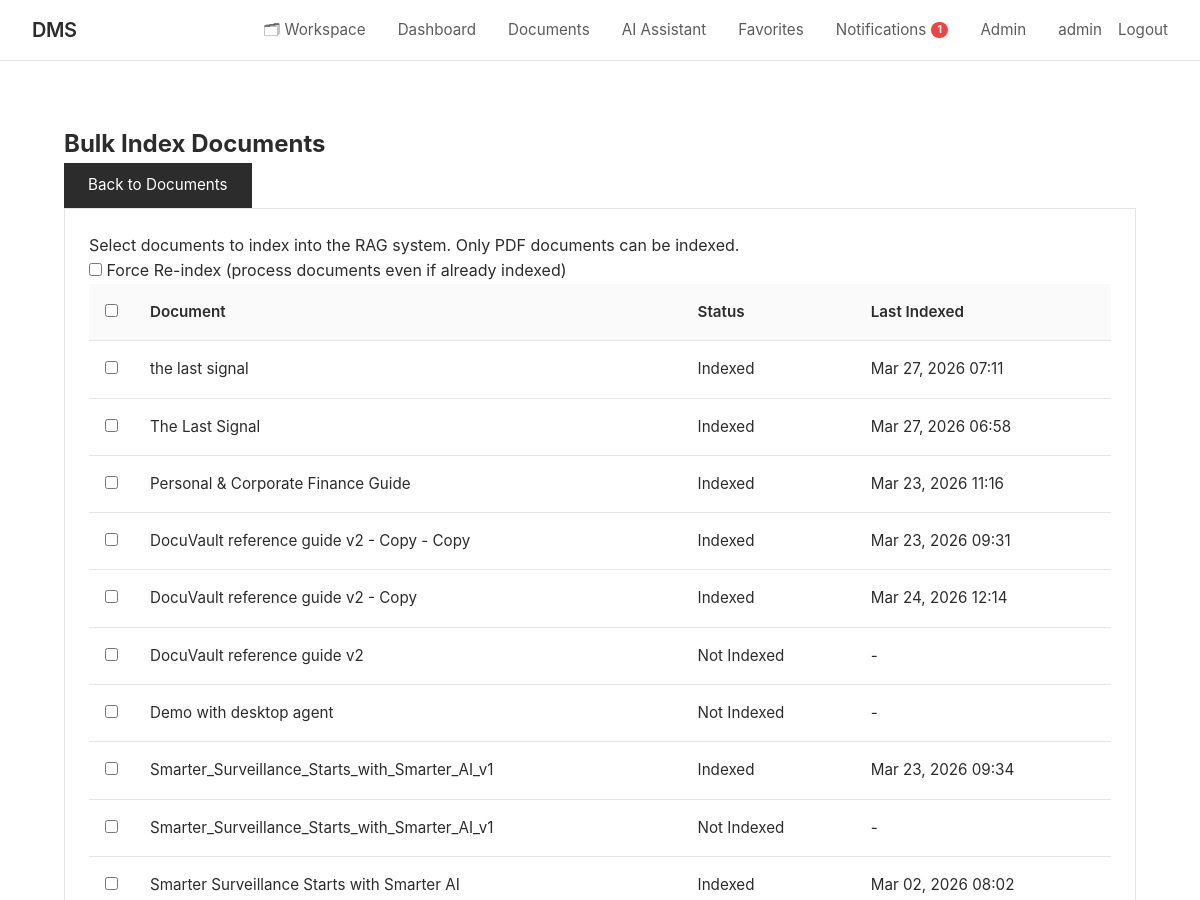
Before: /documents/bulk-index/ (signed in, upper part) with the older database file.
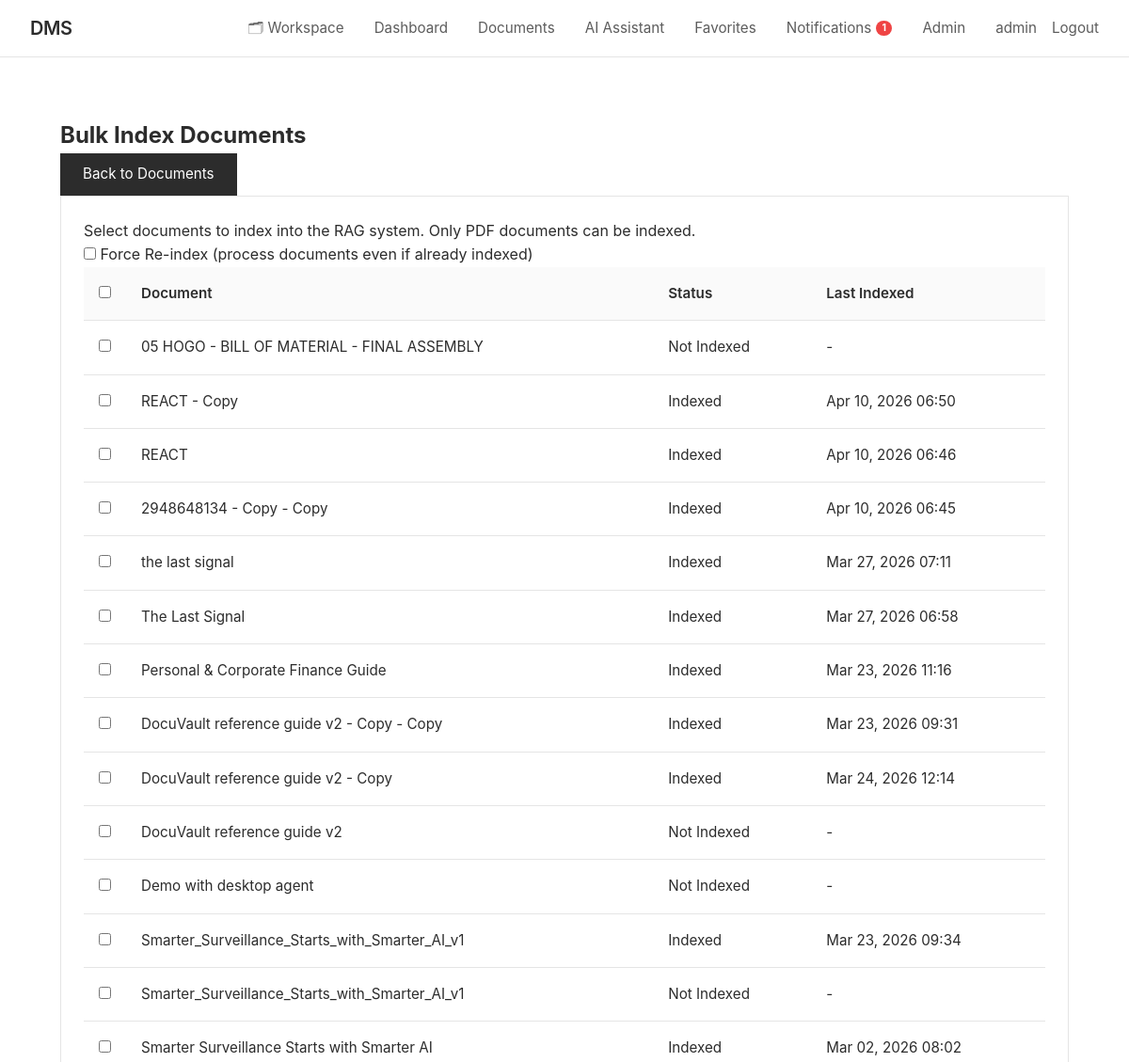
After: the same page with the newer database file.
### documents/models.py (models this page shows, shortened)
class Document(models.Model):
    ACCESS_LEVEL_CHOICES = [
        ('public', 'Public'),
        ('private', 'Private'),
        ('role', 'Role-Based'),
        ('custom', 'Custom Users'),
    ]
    title = models.CharField(max_length=255)
    description = models.TextField(blank=True)
    file = models.FileField(upload_to=document_upload_path)
    file_size = models.BigIntegerField(default=0, help_text="Size in bytes")
    file_type = models.CharField(max_length=100, blank=True)
    owner = models.ForeignKey(User, on_delete=models.CASCADE, related_name='owned_documents')
    access_level = models.CharField(max_length=10, choices=ACCESS_LEVEL_CHOICES, default='private')
    required_role_level = models.IntegerField(
        default=1,
        validators=[MinValueValidator(1), MaxValueValidator(100)],
        help_text="Minimum role level required (for role-based access)"
    )
    category = models.ForeignKey(Category, on_delete=models.SET_NULL, null=True, blank=True, related_name='documents')
    folder   = models.ForeignKey('Folder', on_delete=models.SET_NULL, null=True, blank=True,
                                 related_name='folder_documents')
    tags = models.ManyToManyField(Tag, blank=True, related_name='documents')
    shared_with = models.ManyToManyField(User, blank=True, related_name='shared_documents')
    version = models.IntegerField(default=1)
    is_locked = models.BooleanField(default=False, help_text="Locked documents cannot be edited")
    locked_by = models.ForeignKey(User, on_delete=models.SET_NULL, null=True, blank=True, related_name='locked_documents')
    views_count = models.IntegerField(default=0)
    downloads_count = models.IntegerField(default=0)
    created_at = models.DateTimeField(auto_now_add=True)
    updated_at = models.DateTimeField(auto_now=True)
    allow_comments = models.BooleanField(default=True)
    allow_download = models.BooleanField(default=True)
    is_deleted = models.BooleanField(default=False)
    deleted_at = models.DateTimeField(null=True, blank=True)
    class Meta:
        ordering = ['-updated_at', '-created_at']
        indexes = [
            models.Index(fields=['owner', 'access_level']),
            models.Index(fields=['created_at']),
            models.Index(fields=['title']),
        ]
    def get_embedding(self):
        try:
            return self.embedding
        except Exception:
            return None

class DocumentEmbedding(models.Model):
    INDEX_STATUS_CHOICES = [
        ('pending', 'Pending'),
        ('processing', 'Processing'),
        ('completed', 'Completed'),
        ('failed', 'Failed'),
    ]
    document = models.OneToOneField(Document, on_delete=models.CASCADE, related_name='embedding')
    is_indexed = models.BooleanField(default=False)
    index_status = models.CharField(max_length=20, choices=INDEX_STATUS_CHOICES, default='pending')
    chunk_count = models.IntegerField(default=0, help_text="Number of chunks created")
    embedding_model = models.CharField(max_length=100, blank=True, help_text="Model used for embeddings")
    indexed_at = models.DateTimeField(null=True, blank=True)
    last_indexed_at = models.DateTimeField(null=True, blank=True)
    error_message = models.TextField(blank=True)
    retry_count = models.IntegerField(default=0)
    created_at = models.DateTimeField(auto_now_add=True)
    updated_at = models.DateTimeField(auto_now=True)
    class Meta:
        ordering = ['-updated_at']

### documents/rag_views.py (the view)
# urls.py: path('documents/bulk-index/', rag_views.bulk_index_documents_view, name='bulk_index_documents'),
@login_required
def bulk_index_documents_view(request):
    if request.method == 'POST':
        form = DocumentIndexForm(request.POST)
        if form.is_valid():
            document_ids = request.POST.getlist('document_ids')
            if not document_ids:
                messages.warning(request, 'No documents selected.')
                return redirect('bulk_index_documents')
            documents = Document.objects.filter(
                id__in=document_ids,
                is_deleted=False
            )
            accessible_docs = documents.filter(
                Q(owner=request.user) |
                Q(access_level='public') |
                Q(shared_with=request.user)
            )
            indexed_count = 0
            failed_count = 0
            for doc in accessible_docs:
                embedding, created = DocumentEmbedding.objects.get_or_create(document=doc)
                if embedding.is_indexed and not form.cleaned_data.get('force_reindex'):
                    continue
                embedding.mark_processing()
                try:
                    if not doc.file or not doc.file.path.lower().endswith('.pdf'):
                        raise ValueError("Invalid file type")
                    chatbot = get_rag_chatbot()
                    chatbot.index_documents(pdf_path=doc.file.path)
                    stats = chatbot.document_processor.get_processing_stats()
                    embedding.mark_completed(
                        chunk_count=stats.get('total_pages', 0),
                        embedding_model=chatbot.config.EMBEDDING_MODEL
                    )
                    indexed_count += 1
                except Exception as e:
                    embedding.mark_failed(str(e))
                    failed_count += 1
            messages.success(request, f'Indexed {indexed_count} documents. Failed: {failed_count}')
            return redirect('document_list')
    else:
        form = DocumentIndexForm()
    user_documents = Document.objects.filter(
        Q(owner=request.user) |
        Q(access_level='public') |
        Q(shared_with=request.user)
    ).filter(is_deleted=False)
    context = {
        'form': form,
        'documents': user_documents
    }
    return render(request, 'rag/bulk_index.html', context)

### documents/forms.py
class DocumentIndexForm(forms.Form):
    force_reindex = forms.BooleanField(
        required=False,
        initial=False,
        label='Force re-index already indexed documents',
        widget=forms.CheckboxInput(attrs={
            'class': 'form-check-input'
        })
    )

### documents/context_processors.py (called while the page is built)
def unread_notifications(request):
    if request.user.is_authenticated:
        count = Notification.objects.filter(recipient=request.user, is_read=False).count()
        return {'unread_notifications_count': count}
    return {'unread_notifications_count': 0}

### documents/models.py (called while the page is built)
    def is_admin(self):
        return self.user_type == 'admin'

### documents/templates/rag/bulk_index.html (shortened to what this page needs)
{% extends 'documents/base.html' %}
{% load static %}
{% block content %}
<div class="container mt-4">
    <div class="d-flex justify-content-between align-items-center mb-4">
        <h2> Bulk Index Documents</h2>
        <a href="{% url 'document_list' %}" class="btn btn-outline-secondary">
             Back to Documents
        </a>
    </div>
    <div class="card">
        <div class="card-body">
            <div class="alert alert-info">
                 Select documents to index into the RAG system. Only PDF documents can
                be indexed.
            </div>
            <form method="post">
                <div class="mb-4">
                    <div class="form-check">
                        <input class="form-check-input" type="checkbox" name="force_reindex" id="forceReindex">
                        <label class="form-check-label" for="forceReindex">
                            Force Re-index (process documents even if already indexed)
                        </label>
                    </div>
                </div>
                <div class="table-responsive">
                    <table class="table table-hover">
                        <thead>
                            <tr>
                                <th style="width: 40px;">
                                    <input type="checkbox" id="selectAll" class="form-check-input">
                                </th>
                                <th>Document</th>
                                <th>Status</th>
                                <th>Last Indexed</th>
                            </tr>
                        </thead>
                        <tbody>
                            {% for doc in documents %}
                            <tr>
                                <td>
                                    <input type="checkbox" name="document_ids" value="{{ doc.id }}"
                                        class="form-check-input doc-checkbox">
                                </td>
                                <td>
                                     {{ doc.title }}
                                </td>
                                <td>
                                    {% with embedding=doc.get_embedding %}
                                    {% if embedding and embedding.is_indexed %}
                                    <span class="badge bg-success">Indexed</span>
                                    {% else %}
                                    <span class="badge bg-secondary">Not Indexed</span>
                                    {% endif %}
                                    {% endwith %}
                                </td>
                                <td>
                                    {% with embedding=doc.get_embedding %}
                                    {% if embedding and embedding.indexed_at %}
                                    {{ embedding.indexed_at|date:"M d, Y H:i" }}
                                    {% else %}
                                    -
                                    {% endif %}
                                    {% endwith %}
                                </td>
                            </tr>
                            {% empty %}
                            <tr>
                                <td colspan="4" class="text-center py-4">No documents available for indexing.</td>
                            </tr>
                            {% endfor %}
                        </tbody>
                    </table>
            </form>
        </div>
    </div>
</div>
{% endblock %}

Changed rows visible on the page:
added Document: title "05 HOGO - BILL OF MATERIAL - FINAL ASSEMBLY", shows "Not Indexed"
added Document: title "REACT - Copy", shows "Indexed", get_embedding.indexed_at "Apr 10, 2026 06:50"
added Document: title "REACT", shows "Indexed", get_embedding.indexed_at "Apr 10, 2026 06:46"
added Document: title "2948648134 - Copy - Copy", shows "Indexed", get_embedding.indexed_at "Apr 10, 2026 06:45"
